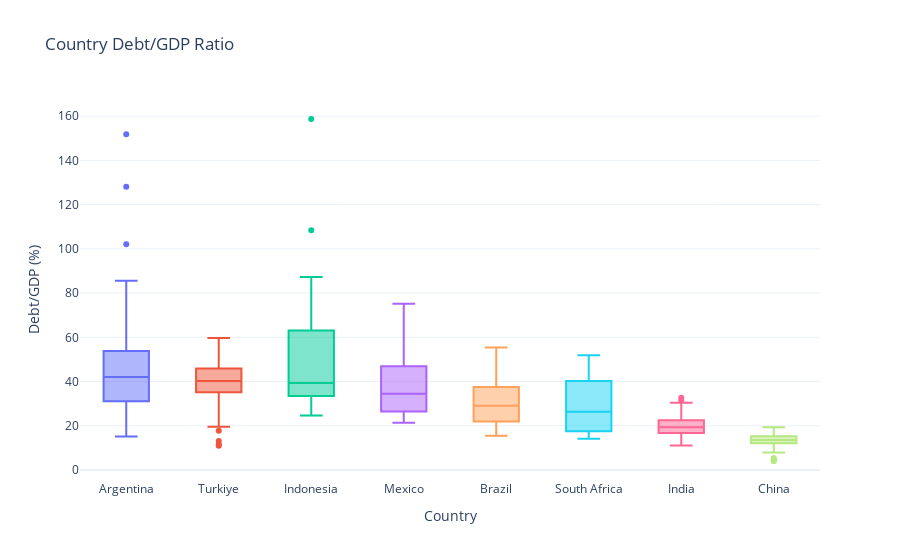

Notebook code for this chart:
### Code cell
# Memperbarui tampilan agar lebih rapi
fig.update_layout(
    xaxis_title="Country",
    yaxis_title=" Debt/GDP (%)",
    showlegend=False # Sembunyikan legenda karena warna sudah jelas
)

# 3. Tampilkan plot interaktifnya
fig.show()

### Figure 1 — Plotly figure (JSON) as saved in the notebook; plotly's stock layout.template omitted (floating-point values rounded to 4 significant figures)
{"data": [{"alignmentgroup": "True", "hovertemplate": "Country=%{x}<br>Debt/GDP (%)=%{y}<extra></extra>", "legendgroup": "Argentina", "marker": {"color": "#636efa"}, "name": "Argentina", "notched": false, "offsetgroup": "Argentina", "orientation": "v", "showlegend": true, "type": "box", "x": ["Argentina", "Argentina", "Argentina", "Argentina", "Argentina", "Argentina", "Argentina", "Argentina", "Argentina", "Argentina", "Argentina", "Argentina", "Argentina", "Argentina", "Argentina", "Argentina", "Argentina", "Argentina", "Argentina", "Argentina", "Argentina", "Argentina", "Argentina", "Argentina", "Argentina", "Argentina", "Argentina", "Argentina", "Argentina", "Argentina", "Argentina", "Argentina", "Argentina", "Argentina", "Argentina", "Argentina", "Argentina", "Argentina", "Argentina", "Argentina", "Argentina", "Argentina", "Argentina", "Argentina", "Argentina", "Argentina", "Argentina", "Argentina"], "x0": " ", "xaxis": "x", "y": [18.57, 20.56, 15.17, 30.58, 35.5, 45.51, 51.94, 44.34, 41.96, 58.03, 49.77, 53.97, 46.51, 85.53, 44.2, 34.62, 29.99, 27.32, 29.17, 38.28, 40.84, 43.79, 47.33, 53.58, 52.8, 56.81, 151.8, 128.1, 102.0, 65.81, 51.14, 42.02, 35.89, 40.15, 29.89, 26.95, 25.62, 27.21, 29.71, 31.61, 34.39, 36.77, 56.54, 66.86, 71.41, 54.83, 42.18, 41.2], "y0": " ", "yaxis": "y"}, {"alignmentgroup": "True", "hovertemplate": "Country=%{x}<br>Debt/GDP (%)=%{y}<extra></extra>", "legendgroup": "Turkiye", "marker": {"color": "#EF553B"}, "name": "Turkiye", "notched": false, "offsetgroup": "Turkiye", "orientation": "v", "showlegend": true, "type": "box", "x": ["Turkiye", "Turkiye", "Turkiye", "Turkiye", "Turkiye", "Turkiye", "Turkiye", "Turkiye", "Turkiye", "Turkiye", "Turkiye", "Turkiye", "Turkiye", "Turkiye", "Turkiye", "Turkiye", "Turkiye", "Turkiye", "Turkiye", "Turkiye", "Turkiye", "Turkiye", "Turkiye", "Turkiye", "Turkiye", "Turkiye", "Turkiye", "Turkiye", "Turkiye", "Turkiye", "Turkiye", "Turkiye", "Turkiye", "Turkiye", "Turkiye", "Turkiye", "Turkiye", "Turkiye", "Turkiye", "Turkiye", "Turkiye", "Turkiye", "Turkiye", "Turkiye", "Turkiye", "Turkiye", "Turkiye", "Turkiye", "Turkiye", "Turkiye"], "x0": " ", "xaxis": "x", "y": [13.08, 10.99, 11.66, 19.52, 22.54, 17.77, 27.8, 27.02, 30.63, 32.88, 36.05, 38.69, 43.52, 46.96, 45.11, 38.81, 32.81, 33.68, 35.55, 38.03, 50.71, 43.58, 44.43, 44.62, 35.14, 39.7, 42.58, 55.98, 54.84, 47.16, 40.47, 35.21, 39.05, 39.44, 38.22, 44.05, 40.76, 38.27, 40.13, 41.99, 44.08, 46.25, 45.91, 52.09, 54.79, 54.52, 59.66, 53.22, 50.48, 44.7], "y0": " ", "yaxis": "y"}, {"alignmentgroup": "True", "hovertemplate": "Country=%{x}<br>Debt/GDP (%)=%{y}<extra></extra>", "legendgroup": "Indonesia", "marker": {"color": "#00cc96"}, "name": "Indonesia", "notched": false, "offsetgroup": "Indonesia", "orientation": "v", "showlegend": true, "type": "box", "x": ["Indonesia", "Indonesia", "Indonesia", "Indonesia", "Indonesia", "Indonesia", "Indonesia", "Indonesia", "Indonesia", "Indonesia", "Indonesia", "Indonesia", "Indonesia", "Indonesia", "Indonesia", "Indonesia", "Indonesia", "Indonesia", "Indonesia", "Indonesia", "Indonesia", "Indonesia", "Indonesia", "Indonesia", "Indonesia", "Indonesia", "Indonesia", "Indonesia", "Indonesia", "Indonesia", "Indonesia", "Indonesia", "Indonesia", "Indonesia", "Indonesia", "Indonesia", "Indonesia", "Indonesia", "Indonesia", "Indonesia", "Indonesia", "Indonesia", "Indonesia"], "x0": " ", "xaxis": "x", "y": [26.62, 27.88, 37.3, 37.74, 43.05, 53.67, 69.18, 64.12, 62.87, 65.81, 68.19, 68.73, 56.43, 60.95, 61.54, 56.74, 63.19, 158.7, 108.4, 87.29, 82.71, 65.65, 57.24, 53.75, 49.72, 37.3, 34.2, 30.95, 33.25, 26.26, 24.6, 27.52, 28.89, 32.84, 35.76, 34.24, 34.82, 36.44, 35.96, 39.38, 35.22, 30.02, 29.61], "y0": " ", "yaxis": "y"}, {"alignmentgroup": "True", "hovertemplate": "Country=%{x}<br>Debt/GDP (%)=%{y}<extra></extra>", "legendgroup": "Mexico", "marker": {"color": "#ab63fa"}, "name": "Mexico", "notched": false, "offsetgroup": "Mexico", "orientation": "v", "showlegend": true, "type": "box", "x": ["Mexico", "Mexico", "Mexico", "Mexico", "Mexico", "Mexico", "Mexico", "Mexico", "Mexico", "Mexico", "Mexico", "Mexico", "Mexico", "Mexico", "Mexico", "Mexico", "Mexico", "Mexico", "Mexico", "Mexico", "Mexico", "Mexico", "Mexico", "Mexico", "Mexico", "Mexico", "Mexico", "Mexico", "Mexico", "Mexico", "Mexico", "Mexico", "Mexico", "Mexico", "Mexico", "Mexico", "Mexico", "Mexico", "Mexico", "Mexico", "Mexico", "Mexico", "Mexico", "Mexico", "Mexico"], "x0": " ", "xaxis": "x", "y": [31.94, 28.01, 29.72, 46.74, 59.65, 51.57, 49.71, 75.12, 74.32, 54.73, 42.46, 40.04, 36.48, 30.97, 24.87, 25.27, 43.86, 36.46, 28.44, 30.7, 29.44, 24.0, 25.45, 23.86, 26.03, 25.63, 23.78, 21.74, 22.74, 21.37, 26.56, 28.26, 28.62, 34.5, 37.98, 39.88, 44.34, 48.98, 48.6, 47.92, 47.35, 55.01, 45.68, 39.98, 33.31], "y0": " ", "yaxis": "y"}, {"alignmentgroup": "True", "hovertemplate": "Country=%{x}<br>Debt/GDP (%)=%{y}<extra></extra>", "legendgroup": "Brazil", "marker": {"color": "#FFA15A"}, "name": "Brazil", "notched": false, "offsetgroup": "Brazil", "orientation": "v", "showlegend": true, "type": "box", "x": ["Brazil", "Brazil", "Brazil", "Brazil", "Brazil", "Brazil", "Brazil", "Brazil", "Brazil", "Brazil", "Brazil", "Brazil", "Brazil", "Brazil", "Brazil", "Brazil", "Brazil", "Brazil", "Brazil", "Brazil", "Brazil", "Brazil", "Brazil", "Brazil", "Brazil", "Brazil", "Brazil", "Brazil", "Brazil", "Brazil", "Brazil", "Brazil", "Brazil", "Brazil", "Brazil", "Brazil", "Brazil", "Brazil", "Brazil", "Brazil", "Brazil", "Brazil", "Brazil", "Brazil", "Brazil", "Brazil", "Brazil", "Brazil", "Brazil"], "x0": " ", "xaxis": "x", "y": [21.5, 22.07, 24.1, 27.48, 27.92, 30.32, 31.75, 34.8, 52.21, 55.41, 49.4, 42.75, 42.56, 38.34, 27.83, 25.87, 35.42, 39.47, 39.26, 29.1, 20.92, 21.38, 22.53, 28.02, 40.88, 37.0, 41.07, 45.5, 42.26, 32.97, 21.13, 17.54, 17.07, 15.51, 16.9, 15.95, 15.44, 17.87, 19.56, 22.68, 30.15, 30.25, 26.31, 29.1, 30.36, 37.21, 34.21, 29.69, 27.93], "y0": " ", "yaxis": "y"}, {"alignmentgroup": "True", "hovertemplate": "Country=%{x}<br>Debt/GDP (%)=%{y}<extra></extra>", "legendgroup": "South Africa", "marker": {"color": "#19d3f3"}, "name": "South Africa", "notched": false, "offsetgroup": "South Africa", "orientation": "v", "showlegend": true, "type": "box", "x": ["South Africa", "South Africa", "South Africa", "South Africa", "South Africa", "South Africa", "South Africa", "South Africa", "South Africa", "South Africa", "South Africa", "South Africa", "South Africa", "South Africa", "South Africa", "South Africa", "South Africa", "South Africa", "South Africa", "South Africa", "South Africa", "South Africa", "South Africa", "South Africa", "South Africa", "South Africa", "South Africa", "South Africa", "South Africa", "South Africa"], "x0": " ", "xaxis": "x", "y": [14.12, 14.77, 15.96, 18.13, 17.0, 16.97, 17.57, 18.96, 27.19, 20.36, 17.2, 15.61, 19.07, 21.86, 23.49, 25.59, 27.63, 27.09, 34.06, 35.33, 39.17, 36.84, 44.52, 45.88, 44.46, 48.99, 51.9, 40.26, 42.2, 43.55], "y0": " ", "yaxis": "y"}, {"alignmentgroup": "True", "hovertemplate": "Country=%{x}<br>Debt/GDP (%)=%{y}<extra></extra>", "legendgroup": "India", "marker": {"color": "#FF6692"}, "name": "India", "notched": false, "offsetgroup": "India", "orientation": "v", "showlegend": true, "type": "box", "x": ["India", "India", "India", "India", "India", "India", "India", "India", "India", "India", "India", "India", "India", "India", "India", "India", "India", "India", "India", "India", "India", "India", "India", "India", "India", "India", "India", "India", "India", "India", "India", "India", "India", "India", "India", "India", "India", "India", "India", "India", "India", "India", "India", "India", "India", "India", "India", "India", "India"], "x0": " ", "xaxis": "x", "y": [14.08, 14.2, 12.69, 12.03, 11.89, 11.12, 11.62, 13.42, 14.04, 15.44, 16.75, 18.04, 19.15, 19.99, 24.9, 26.01, 31.41, 30.46, 32.7, 29.91, 26.04, 23.92, 22.62, 23.34, 21.75, 21.59, 20.5, 20.53, 19.56, 17.44, 14.77, 16.97, 16.77, 18.94, 19.1, 17.33, 18.34, 21.48, 23.01, 22.44, 22.76, 19.85, 19.29, 19.28, 19.78, 21.12, 19.32, 18.35, 18.13], "y0": " ", "yaxis": "y"}, {"alignmentgroup": "True", "hovertemplate": "Country=%{x}<br>Debt/GDP (%)=%{y}<extra></extra>", "legendgroup": "China", "marker": {"color": "#B6E880"}, "name": "China", "notched": false, "offsetgroup": "China", "orientation": "v", "showlegend": true, "type": "box", "x": ["China", "China", "China", "China", "China", "China", "China", "China", "China", "China", "China", "China", "China", "China", "China", "China", "China", "China", "China", "China", "China", "China", "China", "China", "China", "China", "China", "China", "China", "China", "China", "China", "China", "China", "China", "China", "China", "China", "China", "China", "China", "China"], "x0": " ", "xaxis": "x", "y": [4.076, 4.167, 4.651, 5.396, 7.887, 12.95, 13.59, 12.92, 15.32, 15.72, 16.99, 19.36, 17.84, 16.11, 14.94, 15.28, 14.01, 13.6, 12.05, 13.76, 12.61, 12.48, 12.65, 12.5, 11.86, 10.64, 8.411, 8.909, 12.2, 13.96, 13.46, 15.47, 16.98, 12.06, 12.59, 13.9, 14.12, 14.81, 15.84, 15.29, 13.69, 13.6], "y0": " ", "yaxis": "y"}], "layout": {"boxmode": "overlay", "legend": {"title": {"text": "Country"}, "tracegroupgap": 0}, "showlegend": false, "title": {"text": "Country Debt/GDP Ratio"}, "xaxis": {"anchor": "y", "categoryarray": ["Argentina", "Turkiye", "Indonesia", "Mexico", "Brazil", "South Africa", "India", "China"], "categoryorder": "array", "domain": [0, 1], "title": {"text": "Country"}}, "yaxis": {"anchor": "x", "domain": [0, 1], "title": {"text": " Debt/GDP (%)"}}}}
